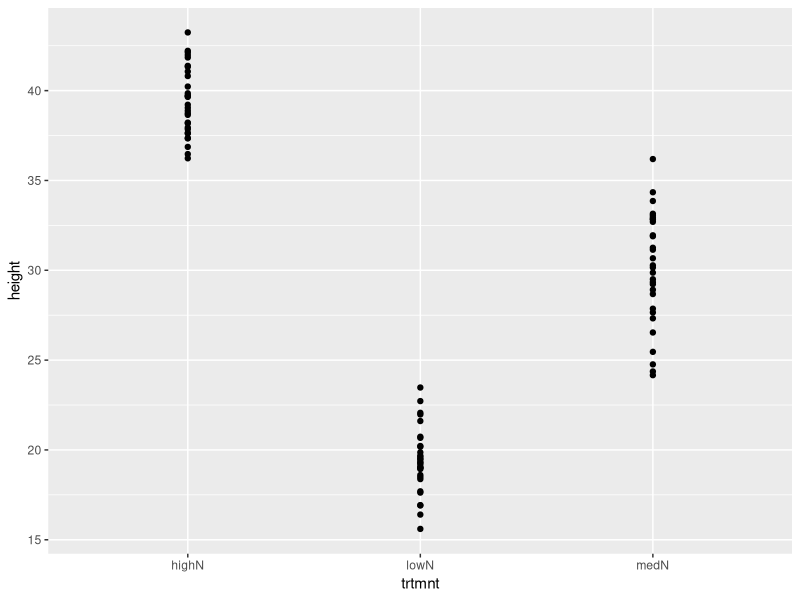

This chart was generated by the following R code:
## ---- chunk 1
knitr::opts_chunk$set(echo = TRUE)
## ---- chunk 2
library(boot)
library(tidyverse)
library(ggplot2)
## ---- chunk 3
#Hypothesis cowpea (Vigna unguiculata) fertilized with higher rates of Nitrogen will be taller when fully mature.
## ---- chunk 4
# lowN: average height = 20 cm, sd 2 based on cultivar
# medN: average height = 30 cm, sd 3 based on cultivar 
# highN: average height = 40 cm, sd 2 based on cultivar
# there is more variation at the middle rate because of natural cultivar variation and possible nutrient leaching
# there are 5 reps of 6 different cultivars in each treatment groups
## ---- chunk 5
lowN <- rnorm(n=30, mean=20, sd=2)
medN <- rnorm(n=30, mean=30, sd=3)
highN <- rnorm(n=30, mean=40, sd=2)
# there is more variation at the middle rate because of natural variation and possible nutrient leaching
plantdata <- data.frame(lowN,medN,highN)
plantdata %>%
  group_by(lowN,medN,highN)
  
data <- plantdata %>%
  pivot_longer(cols=lowN:highN,
              names_to = "trtmnt",
              values_to = "height",
              values_drop_na = T)


## ---- chunk 6
library(tidyverse)
summary(aov(height~trtmnt, data=data))
ggplot(data, aes(x=trtmnt, y=height)) +
  geom_point()
## ---- chunk 7
lowN1 <- rnorm(n=30, mean=20, sd=2)
medN1 <- rnorm(n=30, mean=30, sd=3)
highN1 <- rnorm(n=30, mean=40, sd=2)
# there is more variation at the middle rate because of natural variation and possible nutrient leaching
plantdata1 <- data.frame(lowN1,medN1,highN1)
plantdata1 %>%
  group_by(lowN1,medN1,highN1)
  
data1 <- plantdata1 %>%
  pivot_longer(cols=lowN1:highN1,
              names_to = "trtmnt",
              values_to = "height",
              values_drop_na = T)
summary(aov(height~trtmnt, data=data1))
## ---- chunk 8
lowN <- rnorm(n=30, mean=20, sd=2)
medN <- rnorm(n=30, mean=21, sd=3)
highN <- rnorm(n=30, mean=22, sd=2)
plantdata <- data.frame(lowN,medN,highN)
plantdata %>%
  group_by(lowN,medN,highN)
  
data <- plantdata %>%
  pivot_longer(cols=lowN:highN,
              names_to = "trtmnt",
              values_to = "height",
              values_drop_na = T)

summary(aov(height~trtmnt, data=data))

# to get a p-value of >0.05 i had to put all of the means between 20-22, and that resulted in a p  value of 0.076, making it in significant.
## ---- chunk 9
lowN <- rnorm(n=2, mean=20, sd=2)
medN <- rnorm(n=2, mean=30, sd=3)
highN <- rnorm(n=2, mean=40, sd=2)
plantdata <- data.frame(lowN,medN,highN)
plantdata %>%
  group_by(lowN,medN,highN)
  
data <- plantdata %>%
  pivot_longer(cols=lowN:highN,
              names_to = "trtmnt",
              values_to = "height",
              values_drop_na = T)
              
summary(aov(height~trtmnt, data=data))
# I had to lower it to 1 observation per treatment in order to get an insignificant p-value. Even at 2 observations per treatment, the p value remains <0.05 at 0.0035, because the mean values remaining the same shows that they are different from one another and it is statistically significant.
